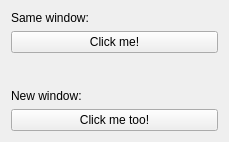
<?xml version="1.0" encoding="UTF-8"?>
<ui version="4.0">
 <class>Form</class>
 <widget class="QWidget" name="Form">
  <property name="geometry">
   <rect>
    <x>0</x>
    <y>0</y>
    <width>229</width>
    <height>142</height>
   </rect>
  </property>
  <property name="windowTitle">
   <string>Basic CRelatedDisplayButton example</string>
  </property>
  <layout class="QVBoxLayout" name="verticalLayout">
   <item>
    <widget class="QLabel" name="label">
     <property name="text">
      <string>Same window:</string>
     </property>
    </widget>
   </item>
   <item>
    <widget class="CRelatedDisplayButton" name="CRelatedDisplayButton">
     <property name="text">
      <string>Click me!</string>
     </property>
     <property name="filenames" stdset="0">
      <stringlist>
       <string>second.ui</string>
      </stringlist>
     </property>
     <property name="titles" stdset="0">
      <stringlist>
       <string>Secondary Display</string>
      </stringlist>
     </property>
    </widget>
   </item>
   <item>
    <spacer name="verticalSpacer">
     <property name="orientation">
      <enum>Qt::Vertical</enum>
     </property>
     <property name="sizeHint" stdset="0">
      <size>
       <width>20</width>
       <height>40</height>
      </size>
     </property>
    </spacer>
   </item>
   <item>
    <widget class="QLabel" name="label_2">
     <property name="text">
      <string>New window:</string>
     </property>
    </widget>
   </item>
   <item>
    <widget class="CRelatedDisplayButton" name="CRelatedDisplayButton_2">
     <property name="text">
      <string>Click me too!</string>
     </property>
     <property name="filenames" stdset="0">
      <stringlist>
       <string>second.ui</string>
      </stringlist>
     </property>
     <property name="titles" stdset="0">
      <stringlist>
       <string>Secondary display</string>
      </stringlist>
     </property>
     <property name="openInNewWindow" stdset="0">
      <bool>true</bool>
     </property>
    </widget>
   </item>
  </layout>
 </widget>
 <customwidgets>
  <customwidget>
   <class>PyDMRelatedDisplayButton</class>
   <extends>QPushButton</extends>
   <header>pydm.widgets.related_display_button</header>
  </customwidget>
  <customwidget>
   <class>CRelatedDisplayButton</class>
   <extends>PyDMRelatedDisplayButton</extends>
   <header>comrad.widgets.buttons</header>
  </customwidget>
 </customwidgets>
 <resources/>
 <connections/>
</ui>
